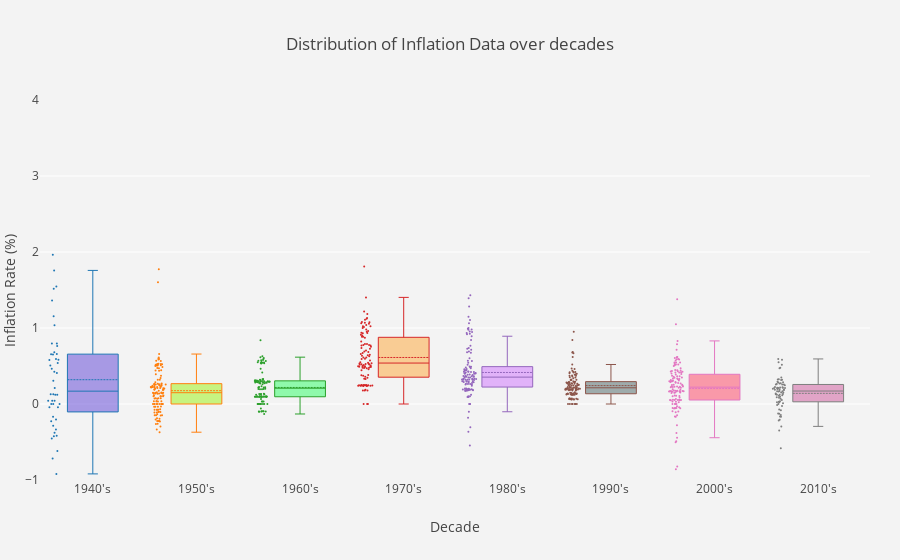

Here is the notebook cell this chart was saved with:
### Code cell
x_data = ["1940\'s", "1950\'s", "1960\'s", "1970\'s","1980\'s", "1990\'s","2000\'s", "2010\'s"]#unempl_infl_df.decade.unique().tolist()

y0 = unempl_infl_df.loc[unempl_infl_df.decade==1940,'inflation'] 
y1 = unempl_infl_df.loc[unempl_infl_df.decade==1950,'inflation'] 
y2 = unempl_infl_df.loc[unempl_infl_df.decade==1960,'inflation'] 
y3 = unempl_infl_df.loc[unempl_infl_df.decade==1970,'inflation'] 
y4 = unempl_infl_df.loc[unempl_infl_df.decade==1980,'inflation'] 
y5 = unempl_infl_df.loc[unempl_infl_df.decade==1990,'inflation'] 
y6 = unempl_infl_df.loc[unempl_infl_df.decade==2000,'inflation'] 
y7 = unempl_infl_df.loc[unempl_infl_df.decade==2010,'inflation']

y_data = [y0,y1,y2,y3,y4,y5,y6,y7]

colors = ['rgba(93, 64, 214, 0.5)', 'rgba(155, 244, 14, 0.5)', 'rgba(44, 260, 101, 0.5)',
          'rgba(255, 165, 54, 0.5)', 'rgba(207, 114, 255, 0.5)', 'rgba(74, 100, 101, 0.5)',
          'rgba(255, 65, 97, 0.5)', 'rgba(207, 87, 155, 0.5)']


traces = []

for xd, yd, color in zip(x_data, y_data, colors):
        traces.append(go.Box(
            y=yd,
            name=xd,
            boxpoints='all',
            whiskerwidth=0.2,
            fillcolor=color,
            marker=dict(
                size=2,
            ),
            boxmean=True,    
            line=dict(width=1),
        ))

layout = go.Layout(
    title='Distribution of Inflation Data over decades',
    xaxis=dict(
        title='Decade'
    ),
    yaxis=dict(
        title='Inflation Rate (%)',
        autorange=False,
        showgrid=True,
        zeroline=False,
        dtick=1,
        gridcolor='rgb(255, 255, 255)',
        gridwidth=1,
#        zerolinecolor='rgb(255, 255, 255)',
#        zerolinewidth=2,
    ),
    margin=dict(
        l=40,
        r=30,
        b=80,
        t=100,
    ),
    paper_bgcolor='rgb(243, 243, 243)',
    plot_bgcolor='rgb(243, 243, 243)',
    showlegend=False
)

fig = go.Figure(data=traces, layout=layout)
py.iplot(fig)
